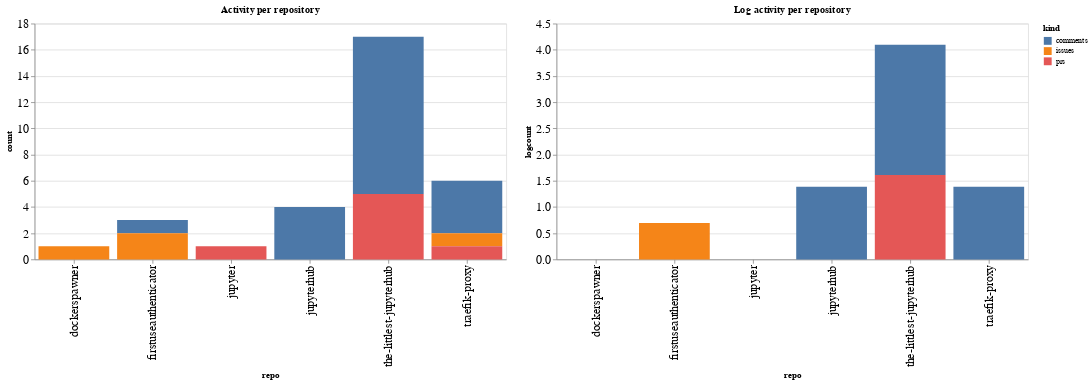

Notebook source saved alongside this figure:
### Code cell
ch1 = alt.Chart(repo_summaries, width=600, title="Activity per repository").mark_bar().encode(
    x='repo',
    y='count',
    color='kind',
    tooltip="kind"
)

ch2 = alt.Chart(repo_summaries, width=600, title="Log activity per repository").mark_bar().encode(
    x='repo',
    y='logcount',
    color='kind',
    tooltip="kind"
)

ch1 | ch2

### Figure 1 — Vega-Lite specification as saved in the notebook (floating-point values rounded to 4 significant figures)
{"config": {"axisLeft": {"labelFontSize": 15}, "axisBottom": {"labelFontSize": 15}}, "hconcat": [{"mark": "bar", "encoding": {"color": {"type": "nominal", "field": "kind"}, "tooltip": {"type": "nominal", "field": "kind"}, "x": {"type": "nominal", "field": "repo"}, "y": {"type": "quantitative", "field": "count"}}, "title": "Activity per repository", "width": 600}, {"mark": "bar", "encoding": {"color": {"type": "nominal", "field": "kind"}, "tooltip": {"type": "nominal", "field": "kind"}, "x": {"type": "nominal", "field": "repo"}, "y": {"type": "quantitative", "field": "logcount"}}, "title": "Log activity per repository", "width": 600}], "data": {"name": "data-3843a27f8055ab884d9ddf40c28b1d7b"}, "$schema": "https://vega.github.io/schema/vega-lite/v4.8.1.json", "datasets": {"data-3843a27f8055ab884d9ddf40c28b1d7b": [{"repo": "dockerspawner", "kind": "issues", "count": 1, "logcount": 0.0}, {"repo": "firstuseauthenticator", "kind": "comments", "count": 1, "logcount": 0.0}, {"repo": "firstuseauthenticator", "kind": "issues", "count": 2, "logcount": 0.6931}, {"repo": "jupyter", "kind": "prs", "count": 1, "logcount": 0.0}, {"repo": "jupyterhub", "kind": "comments", "count": 4, "logcount": 1.386}, {"repo": "the-littlest-jupyterhub", "kind": "comments", "count": 12, "logcount": 2.485}, {"repo": "the-littlest-jupyterhub", "kind": "prs", "count": 5, "logcount": 1.609}, {"repo": "traefik-proxy", "kind": "comments", "count": 4, "logcount": 1.386}, {"repo": "traefik-proxy", "kind": "issues", "count": 1, "logcount": 0.0}, {"repo": "traefik-proxy", "kind": "prs", "count": 1, "logcount": 0.0}]}}
